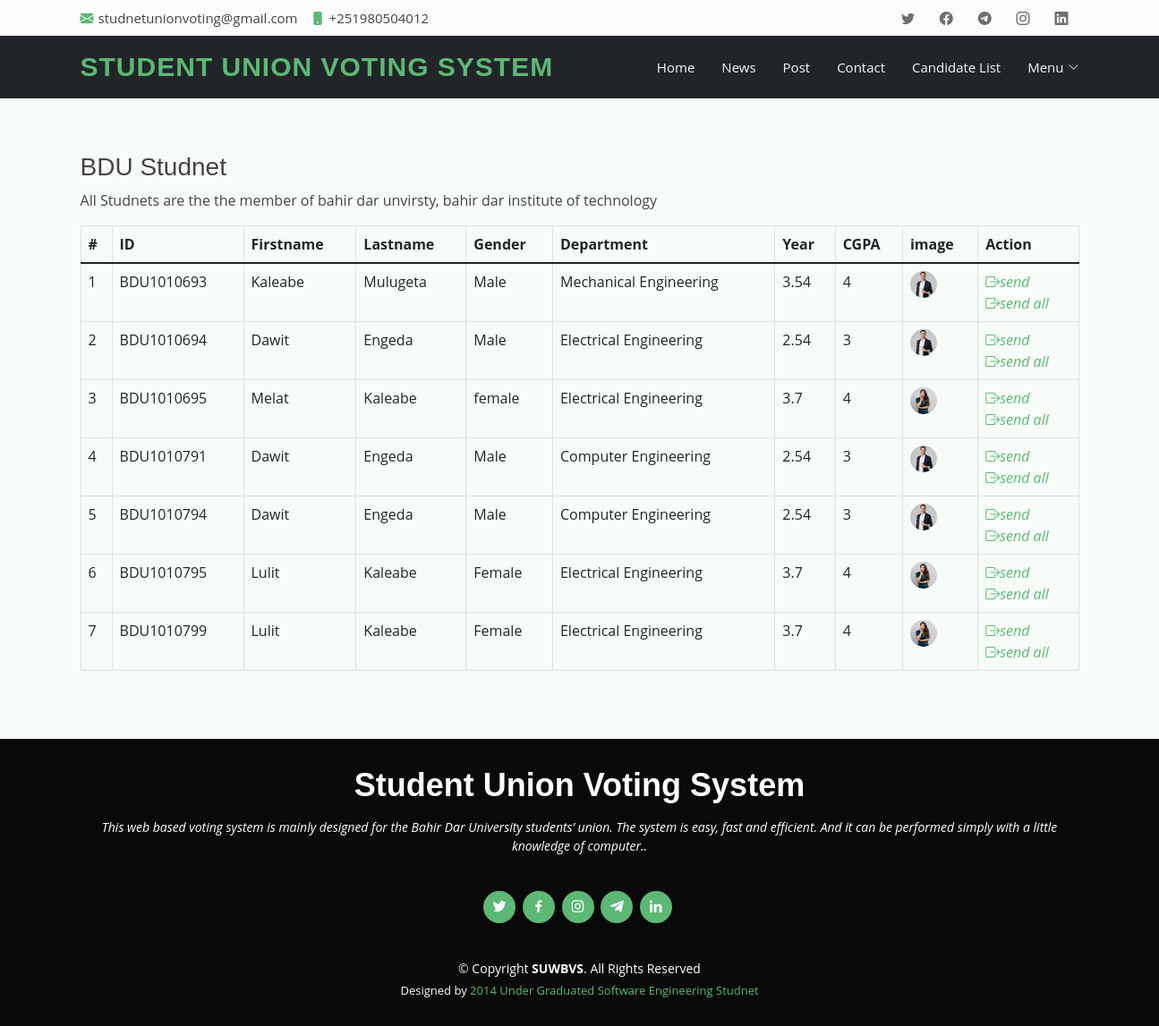
Page /process/send-stud-info.php on the committed database.
### tables this page shows
CREATE TABLE `student` (
  `stud_id` varchar(50) NOT NULL,
  `fname` varchar(50) NOT NULL,
  `lname` varchar(50) NOT NULL,
  `gender` varchar(50) NOT NULL,
  `phone` text NOT NULL,
  `email` text NOT NULL DEFAULT 'soneone@gmail.com',
  `department` varchar(50) NOT NULL,
  `cgpa` double NOT NULL,
  `year` varchar(11) NOT NULL,
  `image` text NOT NULL,
  `discipline` varchar(50) NOT NULL DEFAULT 'free from any violation',
  `status` varchar(50) NOT NULL DEFAULT 'not_allowed'
);

### process/send-stud-info.php (the view, shortened to what this page needs)
<!DOCTYPE html>
<html lang="en">
<head>
    <link href="../assets/vendor/animate.css/animate.min.css" rel="stylesheet">
    <link href="../assets/vendor/bootstrap/css/bootstrap.min.css" rel="stylesheet">
    <link href="../assets/vendor/bootstrap-icons/bootstrap-icons.css" rel="stylesheet">
    <link href="../assets/vendor/boxicons/css/boxicons.min.css" rel="stylesheet">
    <link href="../assets/vendor/glightbox/css/glightbox.min.css" rel="stylesheet">
    <link href="../assets/vendor/swiper/swiper-bundle.min.css" rel="stylesheet">
    <link href="../assets/css/style.css" rel="stylesheet">
</head>
<body>
    <?php
    include("../topbar.php");
    include("../menu.php");
    include("..//connection.php");
    $student_sql = "SELECT * FROM `student`  WHERE`status`='not_allowed'";
    $student_result = $conn->query($student_sql);
    if ($student_result->num_rows > 0) {
    ?>
        <main id="main">
            <section class="team section-bg">
                <div class="container">
                    <h3>BDU Studnet</h3>
                    <p>All Studnets are the the member of bahir dar unvirsty, bahir dar institute of technology
                    </p>
                    <div class="table-responsive-sm">
                        <table class="table table-bordered">
                            <thead>
                                <tr>
                                    <th>#</th>
                                    <th>ID</th>
                                    <th>Firstname</th>
                                    <th>Lastname</th>
                                    <th>Gender</th>
                                    <th>Department</th>
                                    <th>Year</th>
                                    <th>CGPA</th>
                                    <th>image</th>
                                    <th>Action</th>
                                </tr>
                            </thead>
                            <tbody>
                                <?php
                            }
                            $x = 0;
                            $student_sql = "SELECT * FROM `student`  WHERE`status`='not_allowed'";
                            $student_result = $conn->query($student_sql);
                            if ($student_result->num_rows > 0) {
                                while ($student_row = $student_result->fetch_assoc()) {
                                    $stud_id = $student_row['stud_id'];
                                    $fname = $student_row['fname'];
                                    $lname = $student_row['lname'];
                                    $gender = $student_row['gender'];
                                    $department = $student_row['department'];
                                    $cgpa = $student_row['cgpa'];
                                    $year = $student_row['year'];
                                    $image = $student_row['image'];
                                    $x++;
                                ?>
                                    <tr>
                                        <td><?php print $x; ?></td>
                                        <td><?php print $stud_id; ?></td>
                                        <td><?php print $fname; ?></td>
                                        <td><?php print $lname; ?></td>
                                        <td><?php print $gender; ?></td>
                                        <td><?php print $department; ?></td>
                                        <td><?php print $cgpa; ?></td>
                                        <td><?php print $year; ?></td>
                                        <td><img style="width: 30px; border-radius: 50%;" src="../assets/img/voter/<?php print $image; ?>" alt=""></td>
                                        <td>
                                            <a href="http://localhost/suv/update/update-stud-status.php?stud_id=<?PHP print $stud_id ?>" title="Send"><i class="bi bi-box-arrow-right">send</i></a> <br>
                                            <a href="http://localhost/suv/update/update-stud-status.php?stud_id=all" title="Send"><i class="bi bi-box-arrow-right">send all</i></a>
                                        </td>
                                    </tr>
                            <?php
                                }
                            }
                            ?>
                            </tbody>
                        </table>
                    </div>
                </div>
            </section>
        </main>
        <?php
        include("../footer.php");
        ?>
</body>
</html>

### assets/css/style.css (style rules this page uses)
body { font-family: "Open Sans", sans-serif; color: #444444; }
a { text-decoration: none; color: #5cb874; }
h1, h2, h3, h4, h5, h6 { font-family: "Raleway", sans-serif; }
section { padding: 60px 0; }
.section-bg { background-color: #f8fcf9; }

### rows in the picture
student: stud_id "BDU1010693", fname "Kaleabe", lname "Mulugeta", gender "Male", department "Mechanical Engineering", cgpa "3.54", year "4", image (picture)
student: stud_id "BDU1010694", fname "Dawit", lname "Engeda", gender "Male", department "Electrical Engineering", cgpa "2.54", year "3", image (picture)
student: stud_id "BDU1010695", fname "Melat", lname "Kaleabe", gender "female", department "Electrical Engineering", cgpa "3.7", year "4", image (picture)
student: stud_id "BDU1010791", fname "Dawit", lname "Engeda", gender "Male", department "Computer Engineering", cgpa "2.54", year "3", image (picture)
student: stud_id "BDU1010794", fname "Dawit", lname "Engeda", gender "Male", department "Computer Engineering", cgpa "2.54", year "3", image (picture)
student: stud_id "BDU1010795", fname "Lulit", lname "Kaleabe", gender "Female", department "Electrical Engineering", cgpa "3.7", year "4", image (picture)
student: stud_id "BDU1010799", fname "Lulit", lname "Kaleabe", gender "Female", department "Electrical Engineering", cgpa "3.7", year "4", image (picture)
